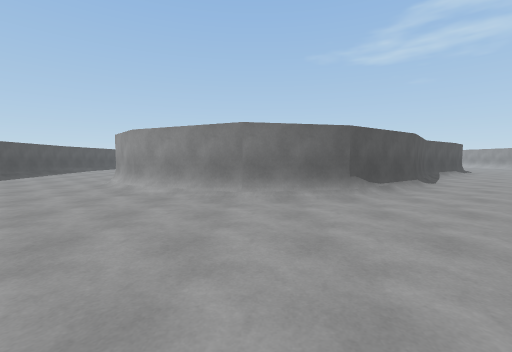
[1] (above)

24 first-person views from a walk through a Unity game level. The camera is 1.3 m above the floor, tilts 4° down and sees 90° across. The floor is counted in squares, 2 m on a side. Each view is taken from the middle of a square. On the plan, view 1 faces up. The plan holds only what a view shows up to about 9 squares ahead; the rest is blank. The player is left out. Surface patterns are stand-ins for the level's own textures.

[2]
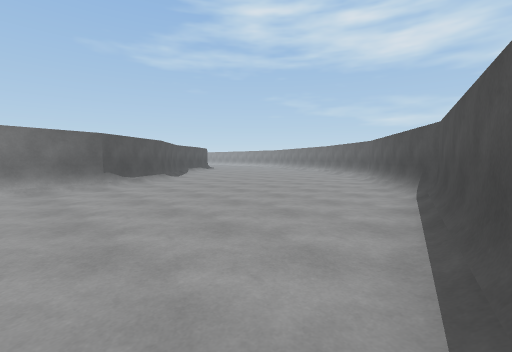

[3]
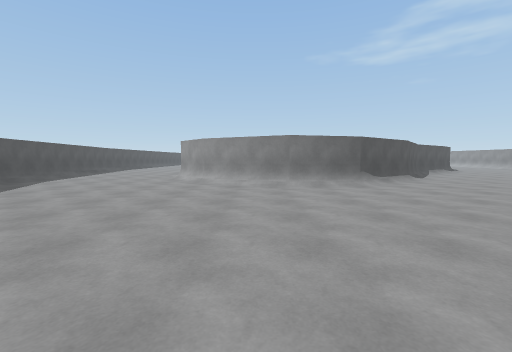

[4]
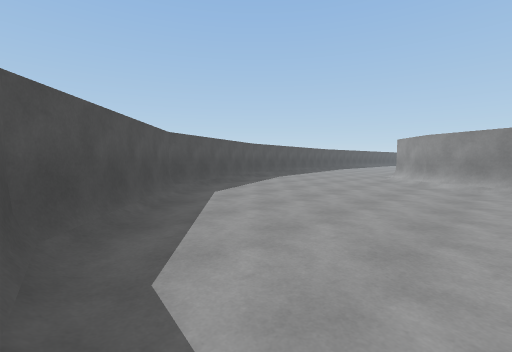

[5]
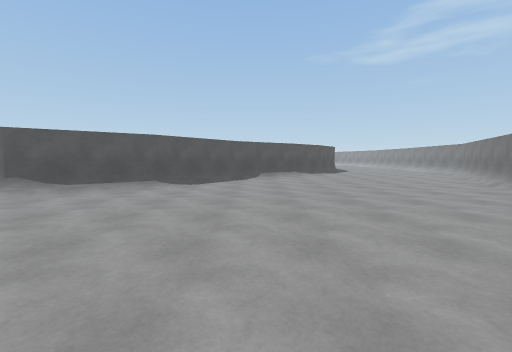

[6]
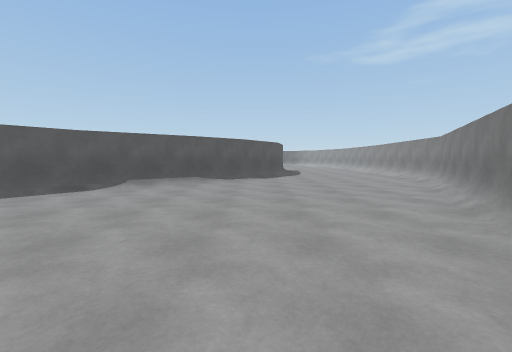

[7]
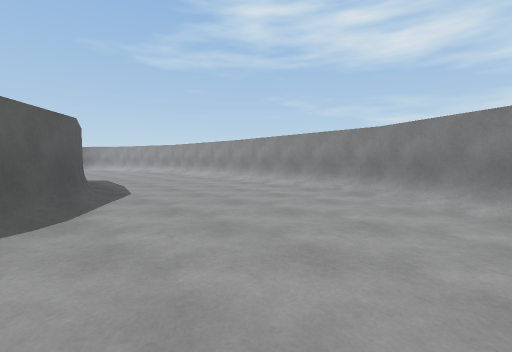

[8]
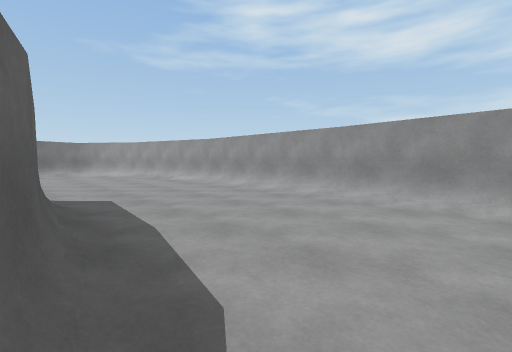

[9]
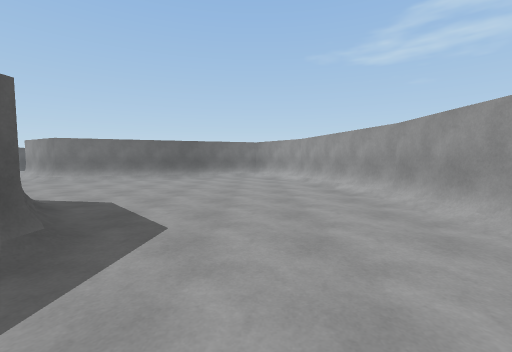

[10]
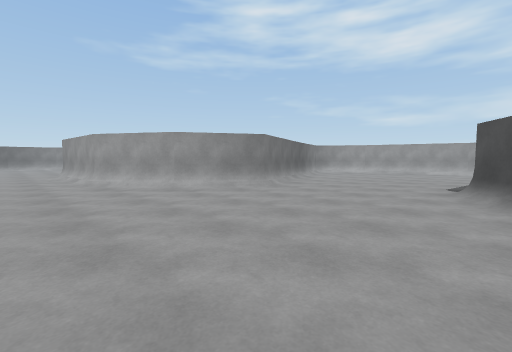

[11]
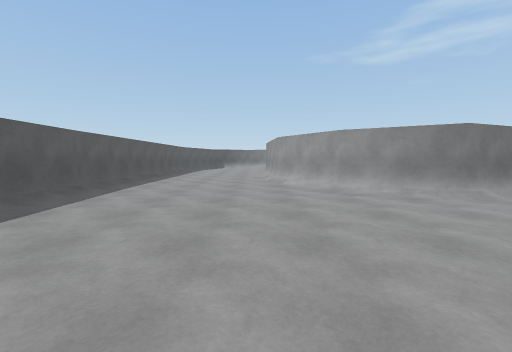

[12]
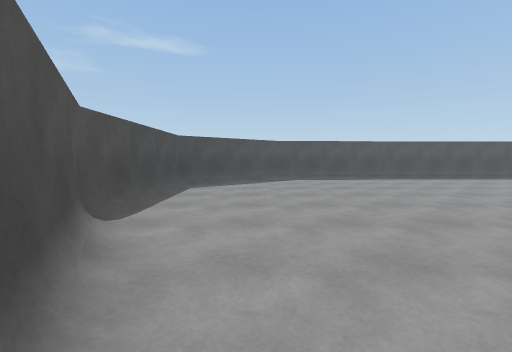

[13]
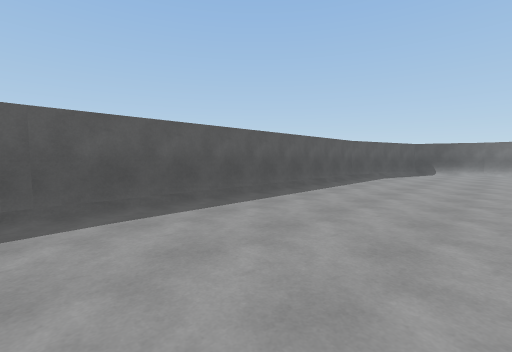

[14]
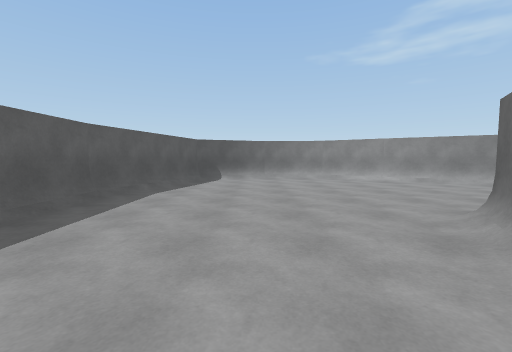

[15]
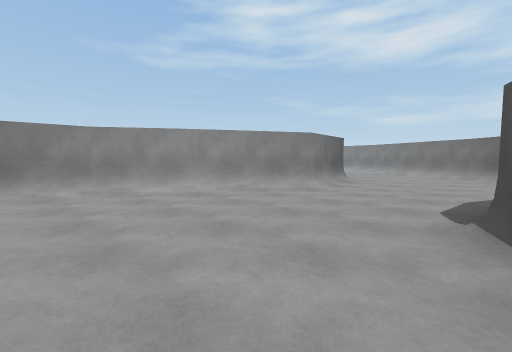

[16]
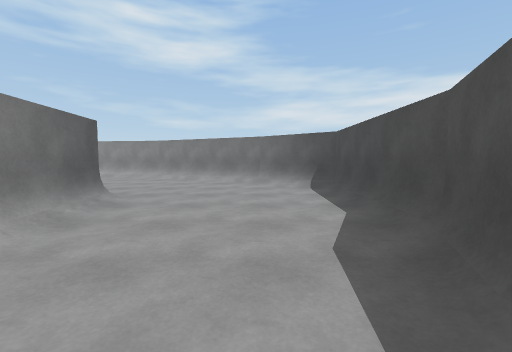

[17]
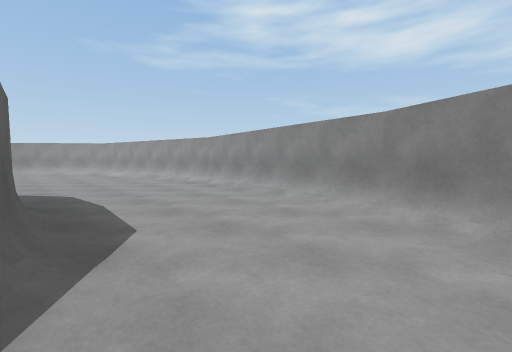

[18]
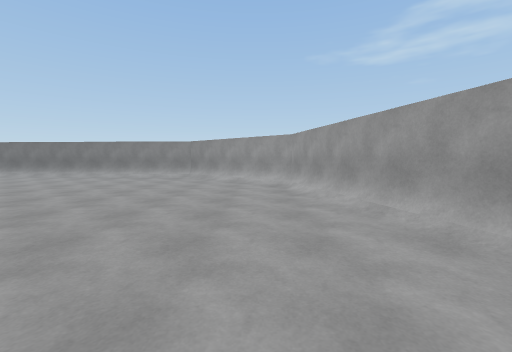

[19]
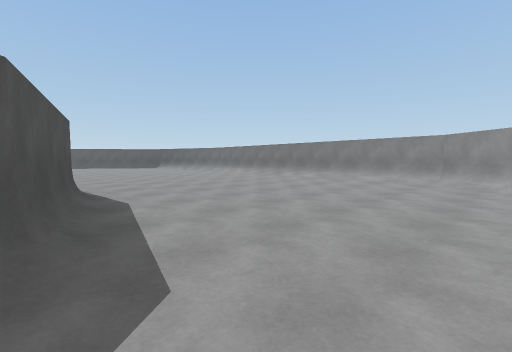

[20]
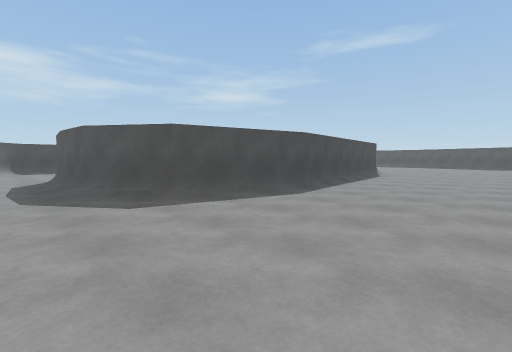

[21]
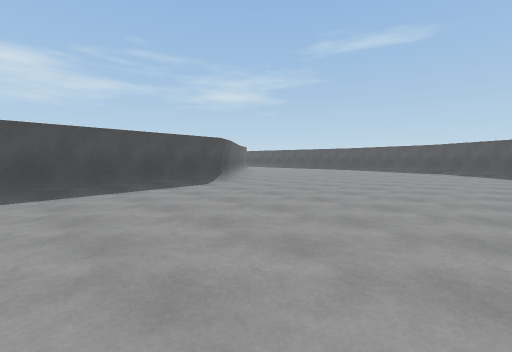

[22]
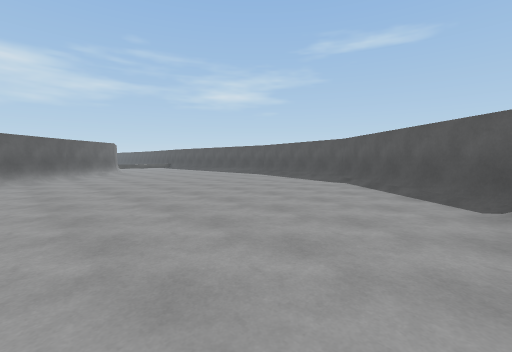

[23]
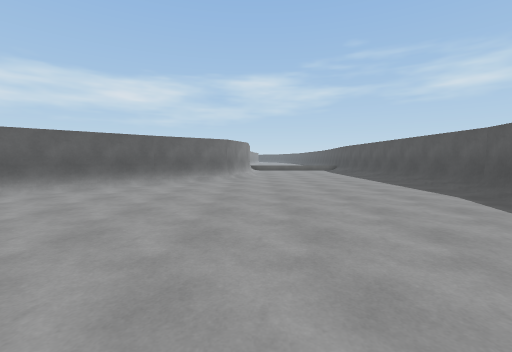

[24]
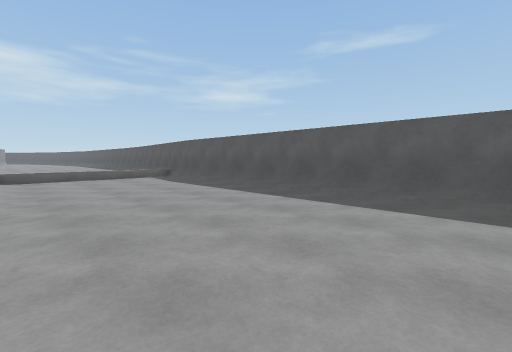

### Floor plan
Key: @ floor where view 1 was taken; # wall or solid block; . floor; / step, stairs or slope.
Columns run from 9 left of view 1 to 15 right of it. Each row starts with its distance up from view 1.
 46               ########
 45     ##....    .......##
 44    ##.................##
 43   ##...................#
 42  ##/...................##
 41  #/.....................#
 40  #/.....................#
 39  #............////......#
 38 ##......../#########....#
 37 #/.......###       #/...#
 36 #/......##         ##...#
 35 #/.....########     #...#
 34 #/....## ##...##   ##../#
 33 #/.../# ##.....#####/../#
 32 #/.../  #/.......///...##
 31 #/.../  #/............/#
 30 #/.../  #.............##
 29 #/.../  #...../##....##
 28  /////  #....#  ######
 27         #....#
 26         #....#
 25         #....#
 24         #....#
 23         #....##   #####
 22         #.....#####...##
 21         #..............#
 20         #..............#
 19         #..............##
 18         ##............./#
 17          ##.....###..../#
 16           ####### ##.../#
 15                    #.../#
 14                    #.../#
 13                   ##...##
 12                   #....#
 11                  ##....#
 10                ###.....#
  9 #....         ##/......#
  8 #/...        ##/......##
  7 #/.../      ##/.......#
  6 ##....##   ##/.......##
  5  #.....#####/......./
  4  #......///......../
  3  ##................
  2   #...............#
  1   #/.............##
  0   ##/....@......##
 -1    ##/........###
 -2     ####..#####

Positions as (right, up) in squares from view 1, and headings:
1: (0, 0), facing up
2: (0, -2), facing up-right
3: (-1, -2), facing up
4: (-1, -2), facing up-left
5: (6, 0), facing up
6: (9, 3), facing up
7: (9, 8), facing up-right
8: (10, 12), facing up-right
9: (12, 14), facing up
10: (2, 17), facing up-right
11: (3, 17), facing up
12: (8, 18), facing left
13: (3, 22), facing up-left
14: (2, 26), facing up
15: (3, 29), facing up-right
16: (6, 30), facing right
17: (11, 32), facing up-right
18: (13, 37), facing up
19: (12, 38), facing up-left
20: (12, 42), facing down-left
21: (6, 44), facing down-left
22: (0, 45), facing down-left
23: (-4, 42), facing down
24: (-4, 37), facing down-left
